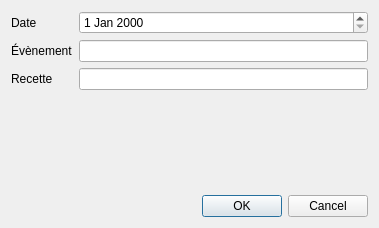
<?xml version="1.0" encoding="UTF-8"?>
<ui version="4.0">
 <class>Dialog</class>
 <widget class="QDialog" name="Dialog">
  <property name="geometry">
   <rect>
    <x>0</x>
    <y>0</y>
    <width>379</width>
    <height>228</height>
   </rect>
  </property>
  <property name="windowTitle">
   <string>Journal</string>
  </property>
  <layout class="QGridLayout" name="gridLayout">
   <item row="0" column="0">
    <layout class="QFormLayout" name="formLayout">
     <item row="0" column="0">
      <widget class="QLabel" name="label">
       <property name="text">
        <string>Date</string>
       </property>
      </widget>
     </item>
     <item row="0" column="1">
      <widget class="QDateEdit" name="dateEdit"/>
     </item>
     <item row="1" column="0">
      <widget class="QLabel" name="label_2">
       <property name="text">
        <string>Évènement</string>
       </property>
      </widget>
     </item>
     <item row="1" column="1">
      <widget class="QLineEdit" name="lineEditEvent"/>
     </item>
     <item row="2" column="0">
      <widget class="QLabel" name="label_3">
       <property name="text">
        <string>Recette</string>
       </property>
      </widget>
     </item>
     <item row="2" column="1">
      <widget class="QLineEdit" name="lineEditRecipe"/>
     </item>
    </layout>
   </item>
   <item row="1" column="0">
    <widget class="QDialogButtonBox" name="buttonBox">
     <property name="orientation">
      <enum>Qt::Horizontal</enum>
     </property>
     <property name="standardButtons">
      <set>QDialogButtonBox::Cancel|QDialogButtonBox::Ok</set>
     </property>
    </widget>
   </item>
  </layout>
 </widget>
 <resources/>
 <connections>
  <connection>
   <sender>buttonBox</sender>
   <signal>accepted()</signal>
   <receiver>Dialog</receiver>
   <slot>accept()</slot>
   <hints>
    <hint type="sourcelabel">
     <x>248</x>
     <y>254</y>
    </hint>
    <hint type="destinationlabel">
     <x>157</x>
     <y>274</y>
    </hint>
   </hints>
  </connection>
  <connection>
   <sender>buttonBox</sender>
   <signal>rejected()</signal>
   <receiver>Dialog</receiver>
   <slot>reject()</slot>
   <hints>
    <hint type="sourcelabel">
     <x>316</x>
     <y>260</y>
    </hint>
    <hint type="destinationlabel">
     <x>286</x>
     <y>274</y>
    </hint>
   </hints>
  </connection>
 </connections>
</ui>
